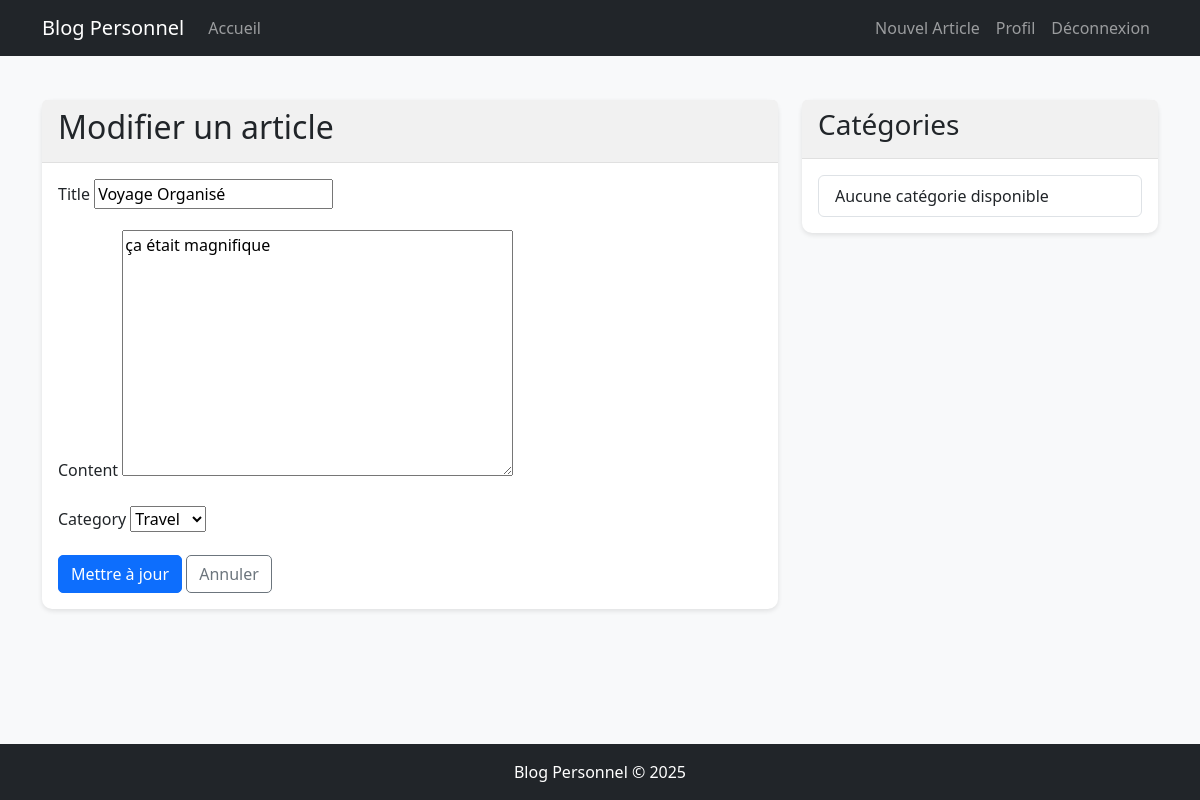
Page /post/1/update/ (signed in) on the committed database.
### blog/models.py (models this page shows, shortened)
class Post(models.Model):
    title = models.CharField(max_length=200)
    content = models.TextField()
    date_posted = models.DateTimeField(default=timezone.now)
    author = models.ForeignKey(User, on_delete=models.CASCADE)
    category = models.ForeignKey(Category, on_delete=models.SET_NULL, null=True, blank=True)
    views = models.IntegerField(default=0)

### blog/views.py (the view, shortened to what this page needs)
# urls.py: path('post/<int:pk>/update/', PostUpdateView.as_view(), name='post-update'),
class PostUpdateView(LoginRequiredMixin, UserPassesTestMixin, UpdateView):
    model = Post
    fields = ['title', 'content', 'category']
    def test_func(self):
        post = self.get_object()
        return self.request.user == post.author

### blog/models.py (called while the page is built)
    def __str__(self):
        return self.name

### blog/templates/blog/post_form.html (shortened to what this page needs)
{% extends "blog/base.html" %}
{% block content %}
    <div class="card">
        <div class="card-header">
            <h2>{{ view.object|yesno:"Modifier,Créer" }} un article</h2>
        </div>
        <div class="card-body">
            <form method="POST">
                <fieldset class="form-group">
                    {% for field in form %}
                        <div class="mb-3">
                            <label for="{{ field.id_for_label }}" class="form-label">{{ field.label }}</label>
                            {{ field }}
                        </div>
                    {% endfor %}
                </fieldset>
                <div class="form-group">
                    <button class="btn btn-primary" type="submit">{{ view.object|yesno:"Mettre à jour,Publier" }}</button>
                    <a href="{% url 'blog-home' %}" class="btn btn-outline-secondary">Annuler</a>
                </div>
            </form>
        </div>
    </div>
{% endblock content %}

### blog/static/css/main.css (style rules this page uses)
body { background-color: #f8f9fa; color: #333; min-height: 100vh; display: flex; flex-direction: column; }
.card { border-radius: 10px; box-shadow: 0 2px 5px rgba(0, 0, 0, 0.1); border: none; }
.card-header { background-color: #f1f1f1; border-bottom: 1px solid #e0e0e0; }
.btn { border-radius: 5px; }

### rows in the picture
Post: form "Voyage Organisé" "ça était magnifique" "Travel"

### other values in the picture
{{ view.object|yesno:"Modifier,Créer" }} "Modifier"
{{ field.label }} "Title" "Content" "Category"
{{ view.object|yesno:"Mettre à jour,Publier" }} "Mettre à jour"
